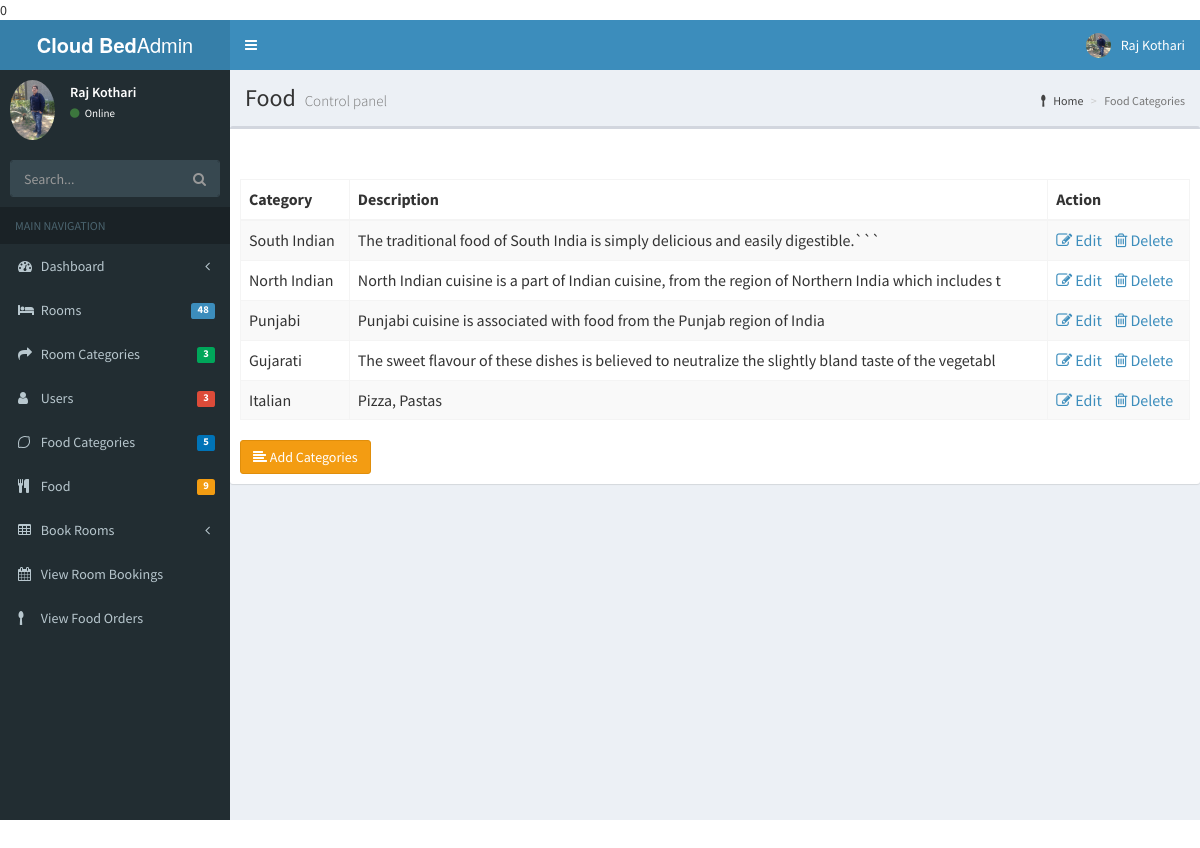
The app's page /Hotely/admin/admin/fcategories.php with its own data.
### tables this page shows
CREATE TABLE IF NOT EXISTS `fcategory` (
  `cid` int(11) NOT NULL AUTO_INCREMENT,
  `cname` varchar(50) NOT NULL,
  `description` varchar(100) NOT NULL,
  PRIMARY KEY (`cid`)
);

### Hotely/admin/admin/fcategories.php (the view, shortened to what this page needs)
<?php include('header.php'); ?>
  <div class="content-wrapper">
    <section class="content-header">
      <h1>
        Food
        <small>Control panel</small>
      </h1>
      <ol class="breadcrumb">
        <li><a href="#"><i class="fa fa-spoon"></i> Home</a></li>
        <li class="active">Food Categories</li>
      </ol>
    </section>
    <section class="content">
      <div class="row">
      <div class="box">
            <div class="box-header">
            </div>
            <div class="box-body">
<div id="results"><br>
            <table id="example1" class="table table-bordered table-striped">
                <thead>
                <tr>
                  <th>Category</th>
                  <th>Description</th>
				   <th>Action</th>
                </tr>
                </thead>
				<tbody>
                <?php
			$sql="select * from fcategory";
			$result=mysql_query($sql);
			while($row=mysql_fetch_array($result))
			{
			?>
				<tr>
                  <td><?php echo $row['cname']; ?></td>
				  <td><?php echo $row['description']; ?>
                  </td>
                  <td> <a href="editfcategories.php?id=<?php echo $row['cid']; ?>"><i class="fa fa-pencil-square-o"></i> Edit</a>&nbsp;&nbsp;&nbsp;&nbsp;<a href="deletefcategories.php?i3=<?php echo $row['cid']; ?>"><i class="fa fa-trash-o"></i> Delete</a> </td>
			</tr> <?php } ?>
                 </tbody>
              </table>
            </div>
			     <button type="button" class="btn btn-warning"><i class="fa fa-align-left"></i>  <a href="addfcategories.php"><font style="text-decoration:none;color:white;"> Add Categories</a></button>
            </div>
	</div>
      </div>
    </section>
  </div>
 <?php include('footer.php'); ?>

### records on screen
fcategory: cname "South Indian", description "The traditional food of South India is simply delicious and easily digestible.```"
fcategory: cname "North Indian", description "North Indian cuisine is a part of Indian cuisine, from the region of Northern India which includes t"
fcategory: cname "Punjabi", description "Punjabi cuisine is associated with food from the Punjab region of India"
fcategory: cname "Gujarati", description "The sweet flavour of these dishes is believed to neutralize the slightly bland taste of the vegetabl"
fcategory: cname "Italian", description "Pizza, Pastas"

### other values on screen
$no "48"
$no "3"
$no "5"
$no "9"
